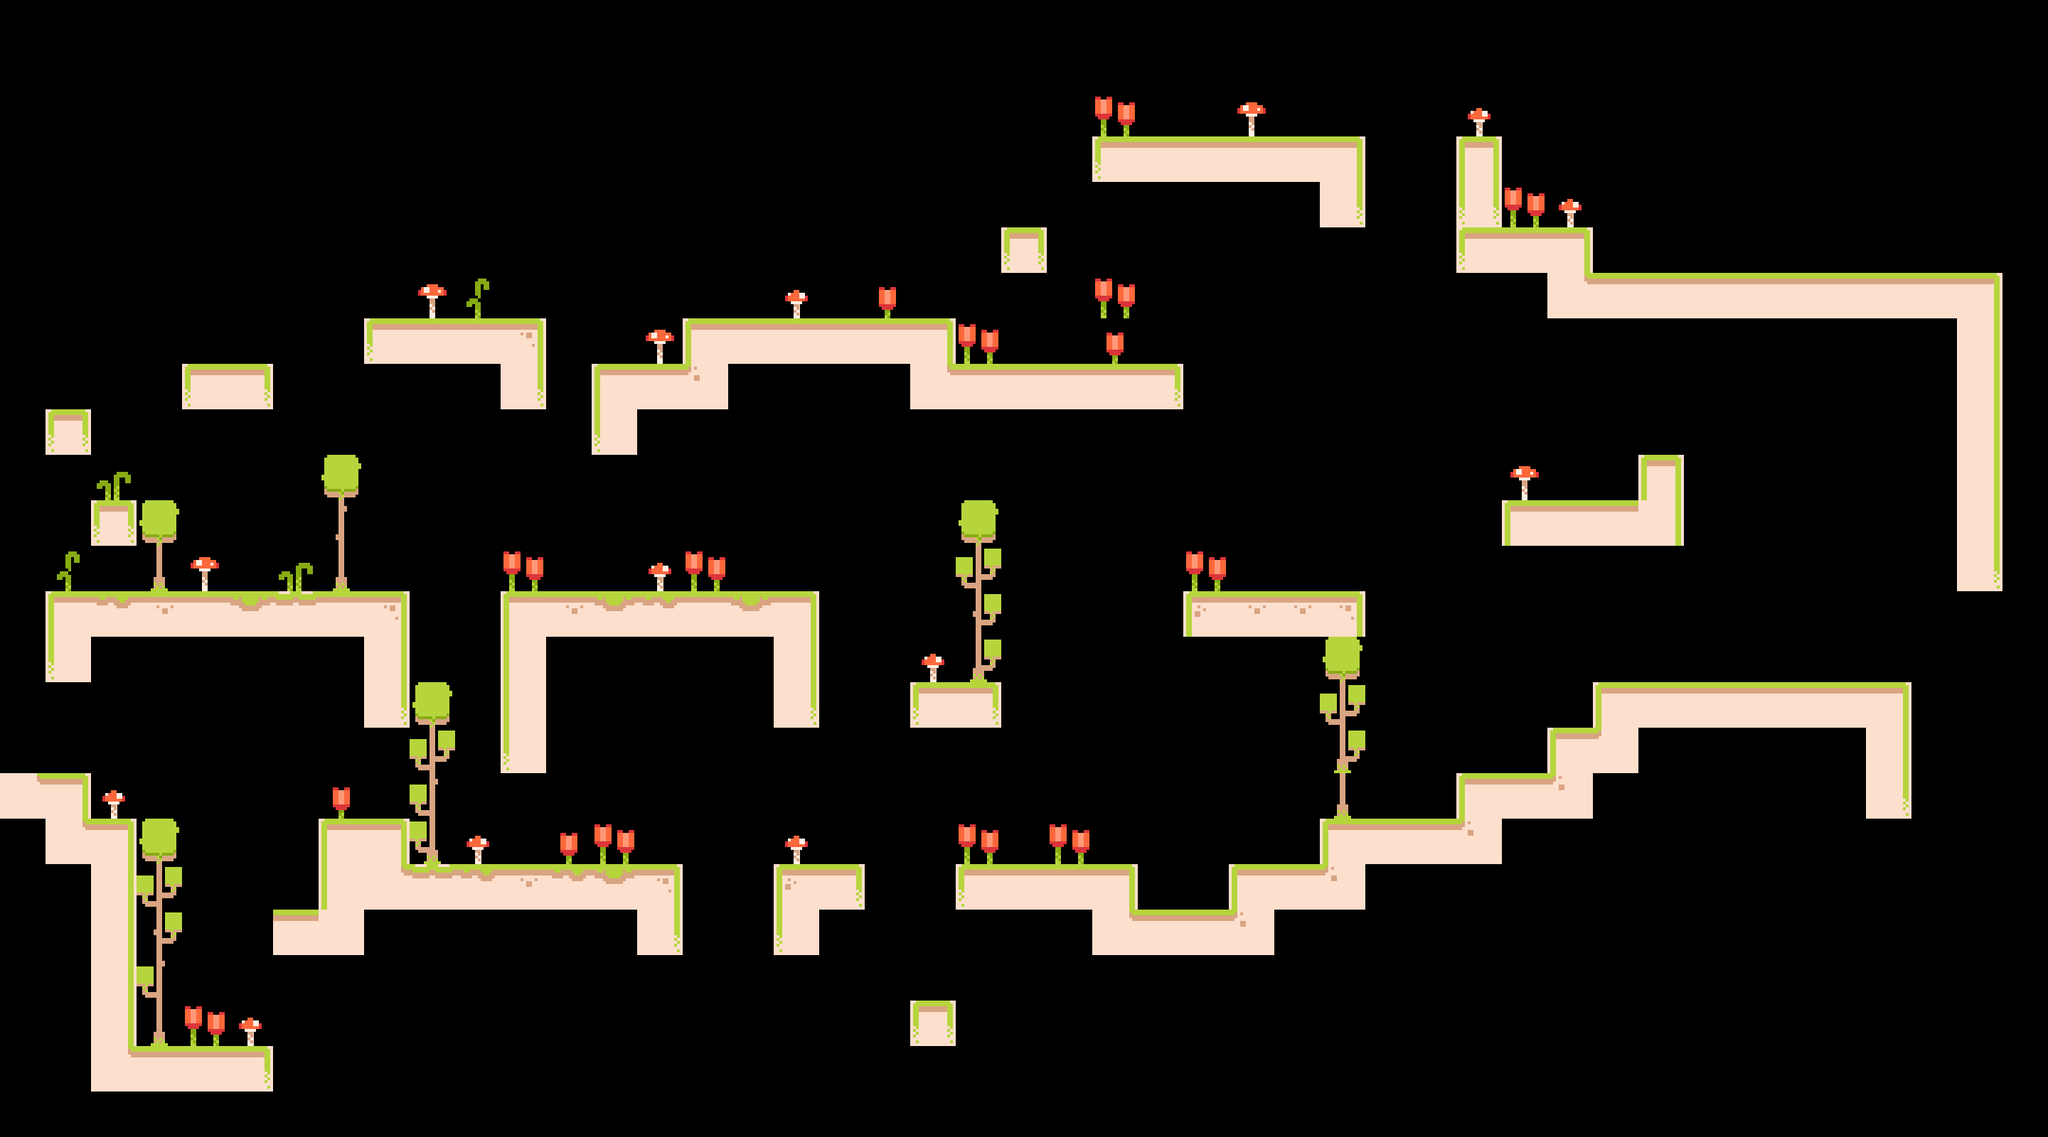

The image is a tile-based game level rendered from a .tmx file. Its description and complete source (layers, tilesets, objects, tile grids) follow:
An orthogonal 45x25 tile map with 64x64 px tiles, 2 tile layers (Main, Decoration) and 8 objects (7x Worm, Player).

<map version="1.10" tiledversion="1.10.2" orientation="orthogonal" renderorder="right-down" width="45" height="25" tilewidth="64" tileheight="64" infinite="0" nextlayerid="4" nextobjectid="10">
 <tileset firstgid="1" source="../tilesets/tilemap.tsx" />
 <layer id="1" name="Main" width="45" height="25">
  <data encoding="csv">
0,0,0,0,0,0,0,0,0,0,0,0,0,0,0,0,0,0,0,0,0,0,0,0,0,0,0,0,0,0,0,0,0,0,0,0,0,0,0,0,0,0,0,0,0,
0,0,0,0,0,0,0,0,0,0,0,0,0,0,0,0,0,0,0,0,0,0,0,0,0,0,0,0,0,0,0,0,0,0,0,0,0,0,0,0,0,0,0,0,0,
0,0,0,0,0,0,0,0,0,0,0,0,0,0,0,0,0,0,0,0,0,0,0,0,0,0,0,0,0,0,0,0,0,0,0,0,0,0,0,0,0,0,0,0,0,
0,0,0,0,0,0,0,0,0,0,0,0,0,0,0,0,0,0,0,0,0,0,0,0,28,5,5,5,5,6,0,0,20,0,0,0,0,0,0,0,0,0,0,0,0,
0,0,0,0,0,0,0,0,0,0,0,0,0,0,0,0,0,0,0,0,0,0,0,0,0,0,0,0,0,19,0,0,30,0,0,0,0,0,0,0,0,0,0,0,0,
0,0,0,0,0,0,0,0,0,0,0,0,0,0,0,0,0,0,0,0,0,0,10,0,0,0,0,0,0,0,0,0,28,5,6,0,0,0,0,0,0,0,0,0,0,
0,0,0,0,0,0,0,0,0,0,0,0,0,0,0,0,0,0,0,0,0,0,0,0,0,0,0,0,0,0,0,0,0,0,25,5,5,5,5,5,5,5,5,6,0,
0,0,0,0,0,0,0,0,28,5,5,9,0,0,0,4,5,5,5,5,6,0,0,0,0,0,0,0,0,0,0,0,0,0,0,0,0,0,0,0,0,0,0,16,0,
0,0,0,0,28,29,0,0,0,0,0,19,0,4,5,26,0,0,0,0,25,5,5,5,5,29,0,0,0,0,0,0,0,0,0,0,0,0,0,0,0,0,0,16,0,
0,10,0,0,0,0,0,0,0,0,0,0,0,17,0,0,0,0,0,0,0,0,0,0,0,0,0,0,0,0,0,0,0,0,0,0,0,0,0,0,0,0,0,16,0,
0,0,0,0,0,0,0,0,0,0,0,0,0,0,0,0,0,0,0,0,0,0,0,0,0,0,0,0,0,0,0,0,0,0,0,0,20,0,0,0,0,0,0,16,0,
0,0,10,0,0,0,0,0,0,0,0,0,0,0,0,0,0,0,0,0,0,0,0,0,0,0,0,0,0,0,0,0,0,4,5,5,16,0,0,0,0,0,0,16,0,
0,0,0,0,0,0,0,0,0,0,0,0,0,0,0,0,0,0,0,0,0,0,0,0,0,0,0,0,0,0,0,0,0,0,0,0,0,0,0,0,0,0,0,19,0,
0,4,22,8,5,23,21,5,9,0,0,4,8,23,22,5,23,6,0,0,0,0,0,0,0,0,7,8,8,9,0,0,0,0,0,0,0,0,0,0,12,0,0,0,0,
0,17,0,0,0,0,0,0,16,0,0,14,0,0,0,0,0,16,0,0,0,0,0,0,0,0,0,0,0,0,0,0,0,0,0,0,0,0,0,0,0,0,0,0,0,
0,0,0,0,0,0,0,0,19,0,0,14,0,0,0,0,0,19,0,0,28,29,0,0,0,0,0,0,0,0,0,0,0,0,0,4,5,5,5,5,5,6,0,0,0,
0,0,0,0,0,0,0,0,0,0,0,17,0,0,0,0,0,0,0,0,0,0,0,0,0,0,0,0,0,0,0,0,0,0,4,24,0,0,0,0,0,16,0,0,0,
25,6,0,0,0,0,0,0,0,0,0,0,0,0,0,0,0,0,0,0,0,0,0,0,0,0,0,0,0,0,0,0,4,5,26,0,0,0,0,0,0,19,0,0,0,
0,25,6,0,0,0,0,4,6,0,0,0,0,0,0,0,0,0,0,0,0,0,0,0,0,0,0,0,0,4,5,5,26,0,0,0,0,0,0,0,0,0,0,0,0,
0,0,16,0,0,0,0,14,25,21,22,8,22,23,9,0,0,7,29,0,0,28,5,5,6,0,0,4,5,26,0,0,0,0,0,0,0,0,0,0,0,0,0,0,0,
0,0,16,0,0,0,5,15,0,0,0,0,0,0,19,0,0,17,0,0,0,0,0,0,25,5,5,26,0,0,0,0,0,0,0,0,0,0,0,0,0,0,0,0,0,
0,0,16,0,0,0,0,0,0,0,0,0,0,0,0,0,0,0,0,0,0,0,0,0,0,0,0,0,0,0,0,0,0,0,0,0,0,0,0,0,0,0,0,0,0,
0,0,16,0,0,0,0,0,0,0,0,0,0,0,0,0,0,0,0,0,10,0,0,0,0,0,0,0,0,0,0,0,0,0,0,0,0,0,0,0,0,0,0,0,0,
0,0,25,5,5,29,0,0,0,0,0,0,0,0,0,0,0,0,0,0,0,0,0,0,0,0,0,0,0,0,0,0,0,0,0,0,0,0,0,0,0,0,0,0,0,
0,0,0,0,0,0,0,0,0,0,0,0,0,0,0,0,0,0,0,0,0,0,0,0,0,0,0,0,0,0,0,0,0,0,0,0,0,0,0,0,0,0,0,0,0
</data>
 </layer>
 <layer id="3" name="Decoration" width="45" height="25">
  <data encoding="csv">
0,0,0,0,0,0,0,0,0,0,0,0,0,0,0,0,0,0,0,0,0,0,0,0,0,0,0,0,0,0,0,0,0,0,0,0,0,0,0,0,0,0,0,0,0,
0,0,0,0,0,0,0,0,0,0,0,0,0,0,0,0,0,0,0,0,0,0,0,0,0,0,0,0,0,0,0,0,0,0,0,0,0,0,0,0,0,0,0,0,0,
0,0,0,0,0,0,0,0,0,0,0,0,0,0,0,0,0,0,0,0,0,0,0,0,33,0,0,31,0,0,0,0,32,0,0,0,0,0,0,0,0,0,0,0,0,
0,0,0,0,0,0,0,0,0,0,0,0,0,0,0,0,0,0,0,0,0,0,0,0,0,0,0,0,0,0,0,0,0,0,0,0,0,0,0,0,0,0,0,0,0,
0,0,0,0,0,0,0,0,0,0,0,0,0,0,0,0,0,0,0,0,0,0,0,0,0,0,0,0,0,0,0,0,0,33,32,0,0,0,0,0,0,0,0,0,0,
0,0,0,0,0,0,0,0,0,0,0,0,0,0,0,0,0,0,0,0,0,0,0,0,0,0,0,0,0,0,0,0,0,0,0,0,0,0,0,0,0,0,0,0,0,
0,0,0,0,0,0,0,0,0,31,36,0,0,0,0,0,0,32,0,34,0,0,0,0,33,0,0,0,0,0,0,0,0,0,0,0,0,0,0,0,0,0,0,0,0,
0,0,0,0,0,0,0,0,0,0,0,0,0,0,31,0,0,0,0,0,0,33,0,0,34,0,0,0,0,0,0,1,0,0,0,0,0,0,0,0,0,0,0,0,0,
0,0,0,0,0,0,0,0,0,0,0,0,0,0,0,0,0,0,0,0,0,0,0,0,0,0,0,0,0,0,0,0,0,0,0,0,0,0,0,0,0,0,0,0,0,
0,0,0,0,0,0,0,0,0,0,0,0,0,0,0,0,0,0,0,0,0,0,0,0,0,0,0,0,0,0,0,0,0,0,0,0,0,0,1,1,0,0,0,0,0,
0,0,35,0,0,0,0,39,0,0,0,0,0,0,0,0,0,0,0,0,0,0,0,0,0,0,0,0,0,0,0,0,0,31,0,0,0,1,1,1,1,0,0,0,0,
0,0,0,39,0,0,0,49,0,0,0,0,0,0,0,0,0,0,0,0,0,39,0,0,0,0,0,0,0,0,0,0,0,0,0,0,0,1,1,1,1,0,0,0,0,
0,36,0,59,31,0,35,59,0,0,0,33,0,0,32,33,0,0,0,0,0,40,0,0,0,0,33,0,0,0,0,0,0,0,1,0,0,0,1,1,0,0,0,0,0,
0,0,0,0,0,0,0,0,0,0,0,0,0,0,0,0,0,0,0,0,0,50,0,0,0,0,0,0,0,0,0,0,0,0,0,0,0,0,1,1,0,0,0,0,0,
0,0,0,0,0,0,0,0,0,0,0,0,0,0,0,0,0,0,0,0,32,60,0,0,0,0,0,0,0,39,0,0,0,0,0,0,0,0,0,0,0,0,0,0,0,
0,0,0,0,0,0,0,0,0,39,0,0,0,0,0,0,0,0,0,0,0,0,0,0,0,0,0,0,0,40,0,0,0,0,0,0,0,0,0,0,0,0,0,0,0,
0,0,0,0,0,0,0,0,0,40,0,0,0,0,0,0,0,0,0,0,0,0,0,0,0,0,0,0,0,60,0,0,0,0,0,0,0,0,0,0,0,0,0,0,0,
0,0,32,0,0,0,0,34,0,48,0,0,0,0,0,0,0,0,0,0,0,0,0,0,0,0,0,0,0,59,0,0,0,0,0,0,0,0,0,0,0,0,0,0,0,
0,0,0,39,0,0,0,0,0,58,32,0,34,33,0,0,0,32,0,0,0,33,0,33,0,0,0,0,0,0,0,0,0,0,0,0,0,0,0,0,0,0,0,0,0,
0,0,0,40,0,0,0,0,0,0,0,0,0,0,0,0,0,0,0,0,0,0,0,0,0,0,0,0,0,0,0,0,0,0,0,0,0,0,0,0,0,0,0,0,0,
0,0,0,50,0,0,0,0,0,0,0,0,0,0,0,0,0,0,0,0,0,0,0,0,0,0,0,0,0,0,0,0,0,0,0,0,0,0,0,0,0,0,0,0,0,
0,0,0,48,0,0,0,0,0,0,0,0,0,0,0,0,0,0,0,0,0,0,0,0,0,0,0,0,0,0,0,0,0,0,0,0,0,0,0,0,0,0,0,0,0,
0,0,0,59,33,32,0,0,0,0,0,0,0,0,0,0,0,0,0,0,0,0,0,0,0,0,0,0,0,0,0,0,0,0,0,0,0,0,0,0,0,0,0,0,0,
0,0,0,0,0,0,0,0,0,0,0,0,0,0,0,0,0,0,0,0,0,0,0,0,0,0,0,0,0,0,0,0,0,0,0,0,0,0,0,0,0,0,0,0,0,
0,0,0,0,0,0,0,0,0,0,0,0,0,0,0,0,0,0,0,0,0,0,0,0,0,0,0,0,0,0,0,0,0,0,0,0,0,0,0,0,0,0,0,0,0
</data>
 </layer>
 <objectgroup id="2" name="Entities">
  <object id="1" name="Player" x="320" y="320">
   <point />
  </object>
  <object id="3" name="Worm" x="2240" y="320" width="576" height="64" />
  <object id="4" name="Worm" x="1536" y="128" width="384" height="64" />
  <object id="5" name="Worm" x="960" y="384" width="384" height="64" />
  <object id="6" name="Worm" x="704" y="768" width="448" height="64" />
  <object id="7" name="Worm" x="576" y="1152" width="384" height="64" />
  <object id="8" name="Worm" x="2112.14" y="636.925" width="191.069" height="64" />
  <object id="9" name="Worm" x="2241.6" y="893.769" width="382.809" height="64" />
 </objectgroup>
</map>
